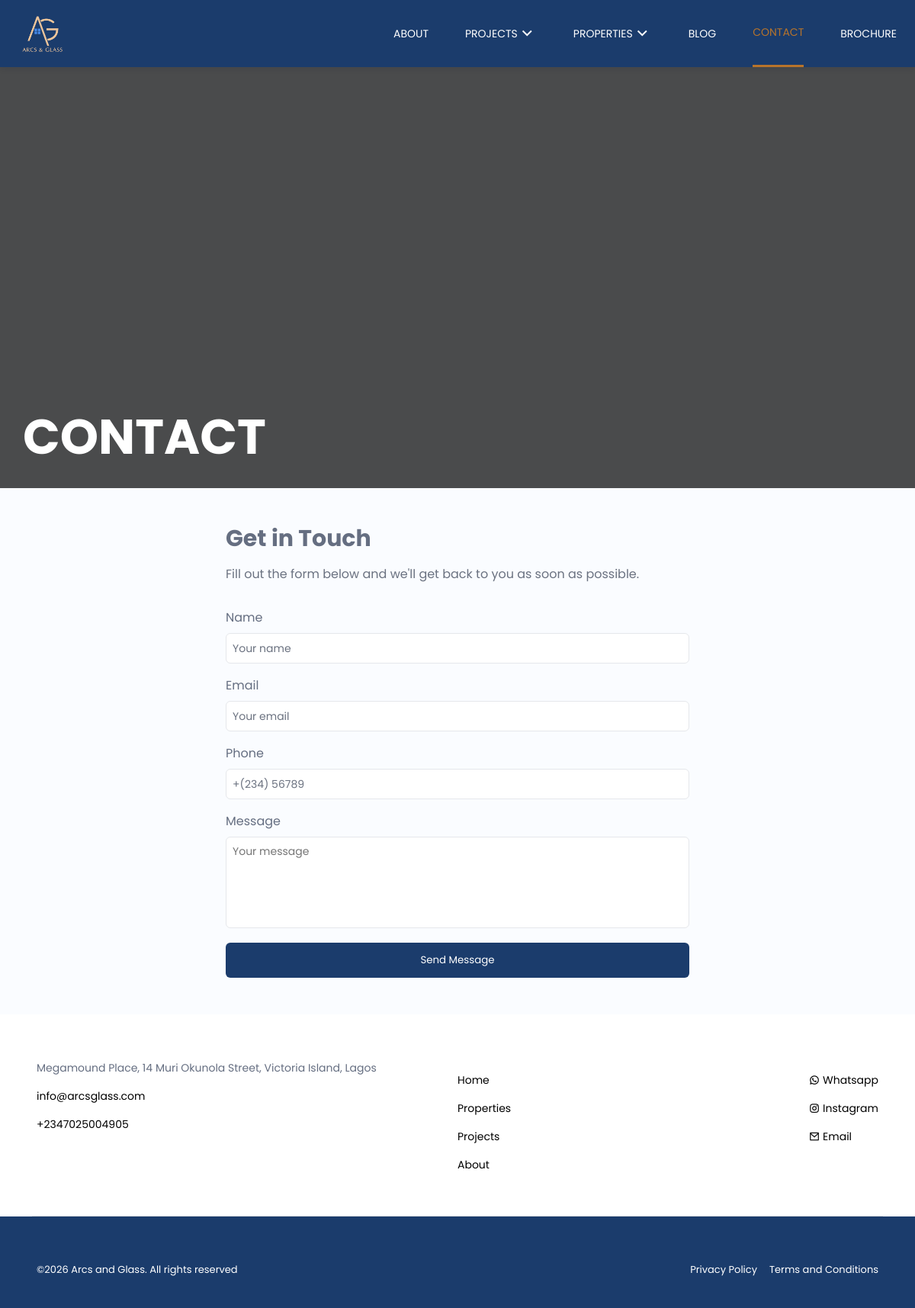
The app's page /contact with its own data.
### app/models.py (models this page shows, shortened)
class SiteInfo(models.Model):
    address = models.CharField(max_length=255)
    email = models.EmailField()
    phone_number = models.CharField(max_length=100)
    instagram = models.CharField(max_length=100)
    twitter = models.CharField(max_length=100)
    whatsapp = models.CharField(max_length=100)
    about_us = models.TextField(default="")

### app/views.py (the view, shortened to what this page needs)
# urls.py: path("contact", views.contact, name="contact"),
def contact(request):
    site_info = SiteInfo.objects.first()
    nav_latest_projects = Project.objects.all().order_by("-created_at")[:3]
    nav_latest_properties = Property.objects.all().order_by("-created_at")[:3]
    error_message = None
    success_message = None
    return render(
        request,
        "contact.html",
        context={
            "site_info": site_info,
            "nav_latest_projects": nav_latest_projects,
            "nav_latest_properties": nav_latest_properties,
            "error_message": error_message,
            "success_message": success_message,
        },
    )

### app/templates/contact.html (shortened to what this page needs)
{% extends 'home_template.html' %}
{% load static %}
{% block head %}
  <link rel="stylesheet" href="{% static './assets/css/projects.css' %}" />
  <link rel="stylesheet" href="{% static './assets/css/contact.css' %}" />
{% endblock %}
{% block content %}
  <section class="project-section">
    <div class="overlay"></div>
    <div class="content">
      <h1>CONTACT</h1>
    </div>
  </section>
  <section class="contact-section">
    <div class="contact-intro">
      <h2 class="contact-title">Get in Touch</h2>
      <p class="contact-description">Fill out the form below and we'll get back to you as soon as possible.</p>
    </div>
    <form class="contact-form" action="{% url 'contact' %}" method="POST">
      <div class="form-group-container">
        <div class="form-group">
          <label for="name" class="form-label">Name</label>
          <input id="name" name="name" class="form-input" placeholder="Your name" type="text" required="required" />
        </div>
        <div class="form-group">
          <label for="email" class="form-label">Email</label>
          <input id="email" name="email" class="form-input" placeholder="Your email" type="email" required="required" />
        </div>
        <div class="form-group">
          <label for="phone" class="form-label">Phone</label>
          <input id="phone" name="phone" class="form-input" placeholder="+(234) 56789" type="text" required="required" />
        </div>
        <div class="form-group">
          <label for="message" class="form-label">Message</label>
          <textarea class="form-textarea" id="message" name="message" placeholder="Your message" required="required"></textarea>
        </div>
      </div>
      <button class="form-submit" type="submit">Send Message</button>
    </form>
  </section>
{% endblock %}

### app/templates/footer.html (shortened to what this page needs)
<footer>
    <div class="footer">
      <div class="start">
        <p>
            {{ site_info.address }}
        </p>
        <ul>
          <li>
            <a href="mailto:{{ site_info.email }}">{{ site_info.email }}</a>
          </li>
          <li>
            <a href="tel:{{ site_info.phone_number }}">{{ site_info.phone_number }}</a>
          </li>
        </ul>
      </div>
      <div class="center">
        <ul>
          <li>
            <a href="{% url 'index' %}">Home</a>
          </li>
          <li>
            <a href="{% url 'properties' %}">Properties</a>
          </li>
          <li>
            <a href="{% url 'projects' %}">Projects</a>
          </li>
          <li>
            <a href="{% url 'about' %}">About</a>
          </li>
        </ul>
        <ul>
          <li>
            <a href="{{ site_info.whatsapp }}"> <span><i class="ri-whatsapp-line whatsapp"></i></span> Whatsapp</a>
          </li>
          <li>
            <a href="{{ site_info.instagram }}"> <span><i class="ri-instagram-line instagram"></i></span> Instagram</a>
          </li>
          <li>
            <a href="mailto:{{ site_info.email }}"> <span><i class="ri-mail-line"></i></span> Email</a>
          </li>
        </ul>
      </div>
    </div>
    <div class="footer_last">
      <p>
        &copy;Arcs and Glass. All rights reserved
      </p>
      <ul>
        <li>
          <a href="{% url 'index' %}">Privacy Policy</a>
        </li>
        <li>
          <a href="{% url 'index' %}">Terms and Conditions</a>
        </li>
      </ul>
    </div>
  </footer>

### public/static/assets/css/footer.css (style rules this page uses)
* { margin: 0; padding: 0; box-sizing: border-box; font-family: 'Poppins'; }
html, body { overflow-x: hidden; }
ul { list-style: none; padding-left: 0 !important; }
a { color: #000; text-decoration: none; }
.footer { display: flex; justify-content: space-between; background-color: #fff; background-image: none; margin-left: 0; margin-right: 0; padding: 60px 4% 40px; position: relative; font-size: 14px; }
.footer .start { width: 50%; }
.footer .center { width: 50%; display: flex; justify-content: space-between; }
.footer ul li { margin: 1rem 0; }
.footer_last { display: flex; justify-content: space-between; padding: 60px 4% 40px; font-size: 13px; background-color: #1b3c6c; color: #fff; }
.footer_last a { color: #fff; }
.footer_last ul { display: flex; gap: 1rem; }

### public/static/assets/css/projects.css (style rules this page uses)
.project-section { position: relative; width: 100%; height: 80vh; overflow: hidden; }
.project-section .overlay { position: absolute; top: 0; left: 0; width: 100%; height: 100%; opacity: 1; background: rgba(0, 0, 0, 0.7); }
.content { position: absolute; bottom: 20px; left: 30px; z-index: 2; }
.content h1 { color: white; font-size: 4rem; font-weight: bold; }
.overlay { position: absolute; top: 0; left: 0; width: 100%; height: 100%; background-color: #b8742bbd; opacity: 0; transition: opacity 0.4s ease-in-out; }

### public/static/assets/css/contact.css (style rules this page uses)
button { border: none; cursor: pointer; }
.contact-section { width: 100%; max-width: 40rem; margin-left: auto; margin-right: auto; padding: 3rem 1rem; }
.contact-intro > * + * { margin-top: 1rem; }
.contact-title { font-size: 1.875rem; line-height: 2.25rem; font-weight: 700; }
.contact-description { color: rgb(107 114 128); }
.form-group-container { display: grid; gap: 1rem; margin-top: 2rem; }
.form-group { display: flex; flex-direction: column; }
.form-label { margin-bottom: 0.5rem; }
.form-input, .form-textarea { padding: 0.5rem; border: 1px solid #e5e7eb; display: flex; height: 2.5rem; width: 100%; border-radius: 0.375rem; font-size: 0.875rem; line-height: 1.25rem; }
.form-input::placeholder, .form-textarea:focus-visible { color: #6b7280; }
.form-textarea { min-height: 120px; }
.form-submit { width: 100%; margin-top: 1.2rem; background-color: #1b3c6c; color: #fff; padding: 13px 5px; border-radius: 0.375rem; }
textarea { resize: none; }

### static/assets/css/global.css (style rules this page uses)
:root { --header-height: 3.5rem; --first-color: hsl(220, 68%, 54%); --first-color-lighten: hsl(220, 68%, 97%); --second-color: #b8742b; --title-color: hsl(220, 48%, 28%); --text-color: hsl(220, 12%, 45%); --body-color: hsl(220, 100%, 99%); --body-font: "Poppins", sans-serif; --normal-font-size: .938rem; --small-font-size: .813rem; --smaller-font-size: .75rem; --font-medium: 500; --font-semi-bold: 600; --z-tooltip: 10; --z-fixed: 100; }
@media screen and (min-width: 1024px) { :root { --normal-font-size: 1rem; --small-font-size: .875rem; --smaller-font-size: .813rem; } }
* { box-sizing: border-box; padding: 0; margin: 0; }
body { font-family: var(--body-font); font-size: var(--normal-font-size); background-color: var(--body-color); color: var(--text-color); }
ul { list-style: none; }
a { text-decoration: none; }

### records on screen
SiteInfo: address "Megamound Place, 14 Muri Okunola Street, Victoria Island, Lagos", email "info@arcsglass.com", phone_number "+2347025004905"
